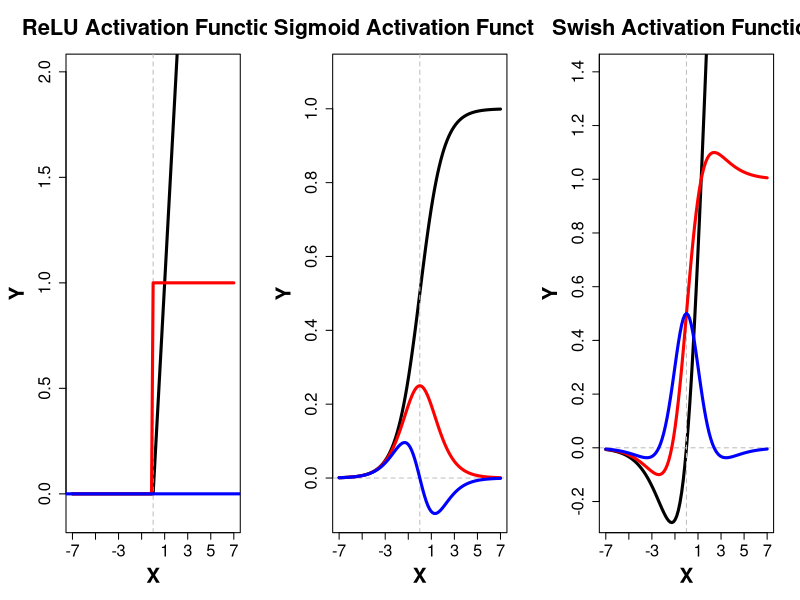
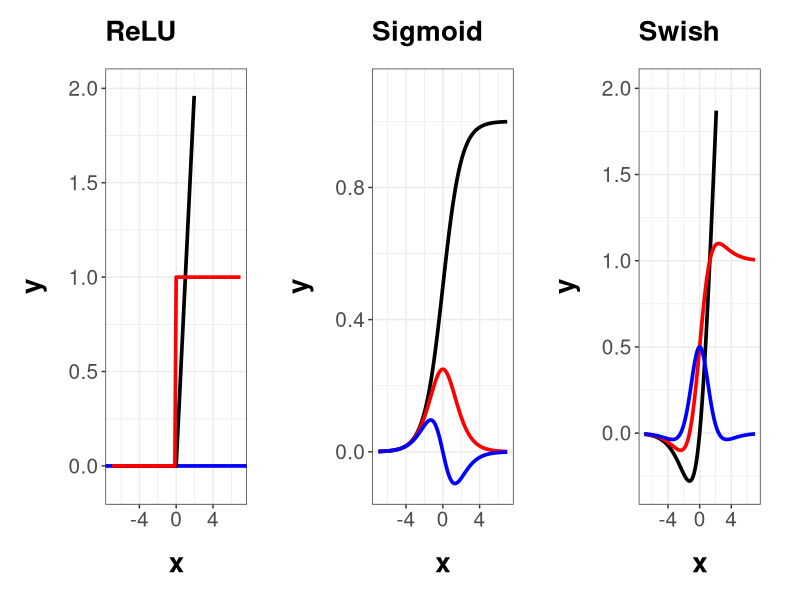

The R source for these figures, in order:
# R Code by Lloyd A. Courtenay. Last Updated 10/02/2021

# Activation Functions and their Derivatives ---------------------

# ReLU

relu <- function(x) {max(0, x)}
relu_g <- Vectorize(relu)
relu_d1<-function(x) {if(x < 0) {0} else {1}}
relu_d1_g <- Vectorize(relu_d1)

# Sigmoid

sigmoid <- function(x) (1/(1+exp(-x)))
sigmoid_g <- Vectorize(sigmoid)
sigmoid_d1 <- function(x) {}
sigmoid_d2<-function(x) {}
body(sigmoid_d1) <- D(body(sigmoid), "x")
body(sigmoid_d2) <- D(body(sigmoid_d1), "x")

# Swish

swish <- function(x) (x * (1/(1+exp(-x))))
swish_d1 <- function(x) {}
swish_d2<-function(x) {}
body(swish_d1) <- D(body(swish), "x")
body(swish_d2) <- D(body(swish_d1), "x")

#

# Print Derivative Formulae ------------------------------

# ReLU
print(relu_d1)
# Second Derivative = 0

# Sigmoid
print(sigmoid_d1)
print(sigmoid_d2)

# Swish
print(swish_d1)
print(swish_d2)

#

# Base R Plot -------------------------

par(mfrow = c(1,3), mar = c(5.1, 5, 4.1, 2.))

curve(relu_g(x),
      xlim = c(-7,7), ylim = c(-0.1,2), # asp = 1,
      lwd = 3, xlab = "", ylab = "", main = "ReLU Activation Function",
      cex.main=2, xaxt="none", yaxt="none"
); abline(h = 0,
          lty = 2,
          col = "grey"); abline(v = 0,
                                lty = 2,
                                col = "grey")
mtext(side = 1, line = 3, "X", cex = 1.25, font = 2); mtext(side = 2, line = 3, "Y", cex = 1.25, font = 2)
axis(1, seq(-7, 7, 2), font = 1, cex.axis = 1.5); axis(2, seq(0, 2, 0.5), font = 1, cex.axis = 1.5)
curve(relu_d1_g(x), lwd = 3, col = "red", add = TRUE)
abline(h = 0, lwd = 3, col = "blue") # ReLU_d2

curve(sigmoid(x),
      xlim = c(-7,7), ylim = c(-0.1,1.1), # asp = 1,
      lwd = 3, xlab = "", ylab = "", main = "Sigmoid Activation Function",
      cex.main=2, xaxt="none", yaxt="none"
); abline(h = 0, lty = 2, col = "grey"); abline(v = 0, lty = 2, col = "grey")
mtext(side = 1, line = 3, "X", cex = 1.25, font = 2); mtext(side = 2, line = 3, "Y", cex = 1.25, font = 2)
axis(1, seq(-7, 7, 2), font = 1, cex.axis = 1.5); axis(2, seq(0, 1, 0.2), font = 1, cex.axis = 1.5)
plot(function(x){sigmoid_d1(x)}, from = -7, to = 7,
     lwd = 3, col = "red", add = TRUE)
plot(function(x){sigmoid_d2(x)}, from = -7, to = 7,
     lwd = 3, col = "blue", add = TRUE)

curve(swish(x),
      xlim = c(-7,7), ylim = c(-0.25,1.4), # asp = 1,
      lwd = 3, xlab = "", ylab = "", main = "Swish Activation Function",
      cex.main=2, xaxt="none", yaxt="none"
); abline(h = 0, lty = 2, col = "grey"); abline(v = 0, lty = 2, col = "grey")
mtext(side = 1, line = 3, "X", cex = 1.25, font = 2); mtext(side = 2, line = 3, "Y", cex = 1.25, font = 2)
axis(1, seq(-7, 7, 2), font = 1, cex.axis = 1.5); axis(2, seq(-0.2, 4, 0.2), font = 1, cex.axis = 1.5)
plot(function(x){swish_d1(x)}, from = -7, to = 7,
     lwd = 3, col = "red", add = TRUE)
plot(function(x){swish_d2(x)}, from = -7, to = 7,
     lwd = 3, col = "blue", add = TRUE)

par(mfrow = c(1,1), mar = c(5.1, 4.1, 4.1, 2.1))

#

# Alternative GGPlot Option ----------------

library(ggplot2)
library(gridExtra)

plot_line_width = 1.25; plot_margin_values = c(0,0.5,0,0); plot_theme<-theme_bw() +
  theme(axis.title = element_text(face = "bold", size = 20),
        axis.text = element_text(size = 15),
        axis.title.x = element_text(margin = margin(t = 15, b = 15)),
        axis.title.y = element_text(margin = margin(l = 15, r = 15)),
        plot.title = element_text(margin = margin(t = 15, b = 15),
                                  size = 20, face = "bold"),
        plot.margin = unit(plot_margin_values, "cm")); relu_plot<-ggplot(data = data.frame(x = 0),
                                                                         mapping = aes(x = x)) +
  geom_hline(yintercept = 0, size = plot_line_width, color = "blue") +
  stat_function(fun = relu_g, size = plot_line_width) +
  stat_function(fun = relu_d1_g, size = plot_line_width, color = "red") +
  xlim(-7, 7) +
  ylim(-0.1, 2) +
  ggtitle("ReLU") +
  plot_theme; sigmoid_plot<-ggplot(data = data.frame(x = 0), mapping = aes(x = x)) +
  stat_function(fun = sigmoid_g, size = plot_line_width) +
  stat_function(fun = sigmoid_d1, size = plot_line_width, color = "red") +
  stat_function(fun = sigmoid_d2, size = plot_line_width, color = "blue") +
  xlim(-7, 7) +
  ylim(-0.1, 1.1) +
  ggtitle("Sigmoid") +
  plot_theme; swish_plot<-ggplot(data = data.frame(x = 0), mapping = aes(x = x)) +
  stat_function(fun = swish, size = plot_line_width) +
  stat_function(fun = swish_d1, size = plot_line_width, color = "red") +
  stat_function(fun = swish_d2, size = plot_line_width, color = "blue") +
  xlim(-7, 7) +
  ylim(-0.3, 2) +
  ggtitle("Swish") +
  theme_bw() +
  theme(axis.title = element_text(face = "bold", size = 20),
        axis.text = element_text(size = 15),
        axis.title.x = element_text(margin = margin(t = 15, b = 15)),
        axis.title.y = element_text(margin = margin(l = 15, r = 15)),
        plot.title = element_text(margin = margin(t = 15, b = 15),
                                  size = 20, face = "bold"),
        plot.margin = unit(c(0,1,0,0), "cm")); grid.arrange(relu_plot, sigmoid_plot, swish_plot, ncol = 3)

#
